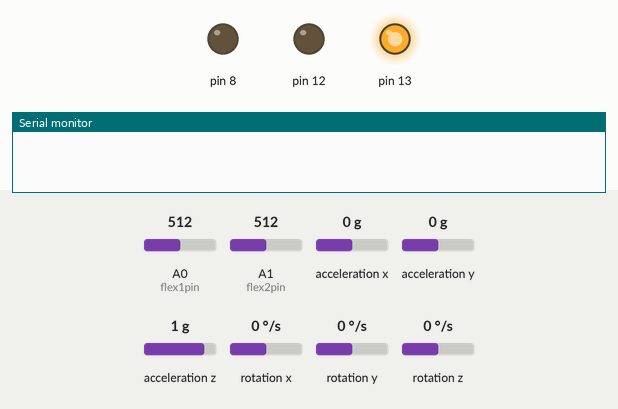
The sketch below on a simulated Arduino Uno, built with avr-gcc and run on an emulated ATmega328P. On the bench: output pins drawn as LEDs (lit = HIGH), the last lines printed to the serial monitor. Dashed ring = blinking. Inputs (shaded band) come from the test bench; at power-on: A0 (flex1pin) = 512, A1 (flex2pin) = 512, acceleration x 0 g, acceleration y 0 g, acceleration z 1 g, rotation x 0 °/s, rotation y 0 °/s, rotation z 0 °/s.

Above: at 0.1 s.
At 4.6 s:
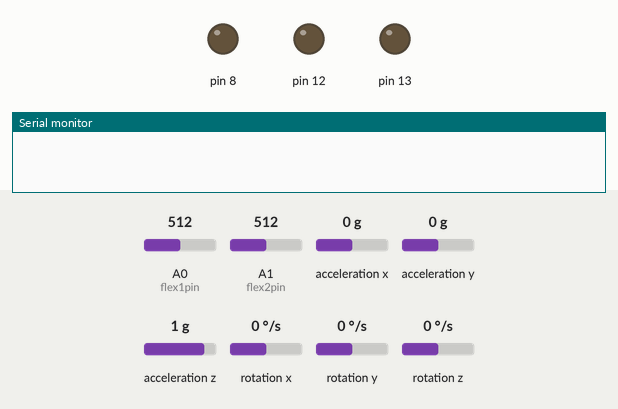
At 8.92 s:
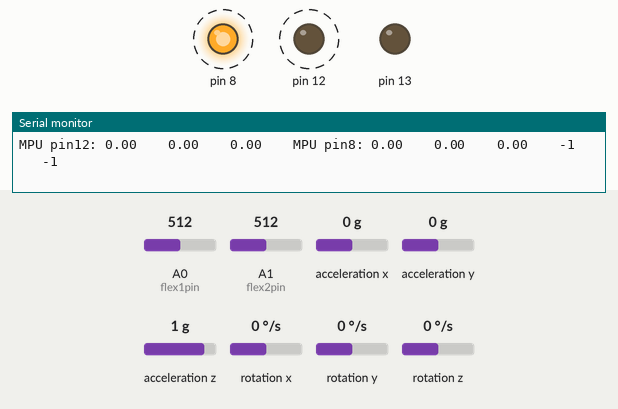
9.3 s: A0 (flex1pin) set to 493
12.3 s: A1 (flex2pin) set to 504
15.3 s: acceleration x set to -1.4 g
18.3 s: acceleration y set to -1.4 g
21.3 s: acceleration z set to -1.4 g
Timing chart, 0 to 25.3 s (numbered marks = the images above; inputs shaded):
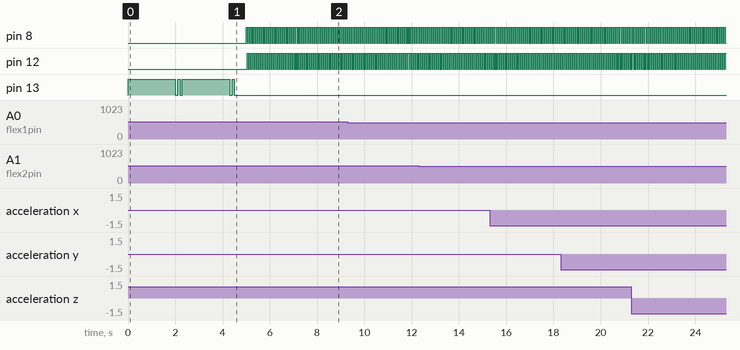

Measured:
- by itself, pin 8, pin 12: alternates HIGH for 0.04 s and LOW for 0.04 s

The sketch:

slave-code.ino
```cpp
#define COMPL_K 0.07
#include "Wire.h"
// получаем углы при помощи DMP
#include "I2Cdev.h"
#include "MPU6050_6Axis_MotionApps_V6_12.h"
#include "Wire.h"

#include <SoftwareSerial.h>
SoftwareSerial btSerial(2, 3);

unsigned long lastSendTime;
int sendDelay = 500;

MPU6050 mpu;

float angleX = 0;
float angleY = 0;
float angleZ = 0;

float angleX1 = 0;
float angleY1 = 0;
float angleZ1 = 0;

float angleX2 = 0;
float angleY2 = 0;
float angleZ2 = 0;
boolean b = false;

int flex1pin = A0;
int flex2pin = A1;

int flex1min, flex1max, flex2min, flex2max;
int flex1value, flex2value;

void setup() {
  pinMode(13, OUTPUT);
  pinMode(flex1pin, INPUT);
  pinMode(flex2pin, INPUT);

  digitalWrite(13, HIGH);
  delay(2000);
  flex1max = analogRead(flex1pin);
  flex2max = analogRead(flex2pin);
  digitalWrite(13, LOW);
  delay(100);
  digitalWrite(13, HIGH);
  delay(100);
  digitalWrite(13, LOW);
  delay(100);
  digitalWrite(13, HIGH);
  delay(2000);
  flex1min = analogRead(flex1pin);
  flex2min = analogRead(flex2pin);
  digitalWrite(13, LOW);
  delay(100);
  digitalWrite(13, HIGH);
  delay(100);
  digitalWrite(13, LOW);

  Wire.begin();
  Wire.setClock(400000ul);
  Serial.begin(38400);
  mpu.initialize();
  initDMP();
  pinMode(12, OUTPUT);
  pinMode(8, OUTPUT);

  btSerial.begin(38400);
}

void loop()
{
  if (b == true)
  {
    // смена адреса модуля
    digitalWrite(12, HIGH);
    digitalWrite(8, LOW);

    getAngles();
    Serial.print("MPU pin12: ");
    Serial.print(angleX); Serial.print("\t\t");
    Serial.print(angleY); Serial.print("\t\t");
    Serial.print(angleZ); Serial.print("\t\t");

    // копируем полученные из getAngles() углы в глобальные переменные для последующей отправки
    angleX1 = angleX;
    angleY1 = angleY;
    angleZ1 = angleZ;
    delay(20);
    b = false;
  }
  else
  {
    // смена адреса модуля
    digitalWrite(12, LOW);
    digitalWrite(8, HIGH);

    getAngles();
    Serial.print("MPU pin8: ");
    Serial.print(angleX); Serial.print("\t\t");
    Serial.print(angleY); Serial.print("\t\t");
    Serial.print(angleZ); Serial.print("\t\t");

    // копируем полученные из getAngles() углы в глобальные переменные для последующей отправки
    angleX2 = angleX;
    angleY2 = angleY;
    angleZ2 = angleZ;
    delay(20);
    b = true;

    flex1value = analogRead(flex1pin);
    flex1value = map(flex1value, flex1min, flex1max, 0, 180);
    flex2value = analogRead(flex2pin);
    flex2value = map(flex2value, flex2min, flex2max, 0, 180);


    Serial.print(flex1value); Serial.print("\t\t");
    Serial.println(flex2value);
  }
  delay(10);

  if (millis() > lastSendTime + sendDelay) // отправка через блютуз идет по собственному "таймеру", каждые sendDelay миллисекунд
  {
    lastSendTime = millis();

    // send
    Serial.println("Send");
    btSerial.print("<");
    btSerial.print(int(angleX1));
    btSerial.print(",");
    btSerial.print(int(angleZ1));
    btSerial.print(",");
    btSerial.print(int(angleY2));
    btSerial.print(",");
    btSerial.print(int(angleZ2));
    btSerial.print(",");
    btSerial.print(int(flex1value));
    btSerial.print(",");
    btSerial.print(int(flex2value));
    btSerial.print(">");
  }
}

// НУЖНЫЕ ПЕРЕМЕННЫЕ
const float toDeg = 180.0 / M_PI;
uint8_t mpuIntStatus;   // holds actual interrupt status byte from MPU
uint8_t devStatus;      // return status after each device operation (0 = success, !0 = error)
uint16_t packetSize;    // expected DMP packet size (default is 42 bytes)
uint16_t fifoCount;     // count of all bytes currently in FIFO
uint8_t fifoBuffer[64]; // FIFO storage buffer
Quaternion q;           // [w, x, y, z]         quaternion container
VectorFloat gravity;    // [x, y, z]            gravity vector
float ypr[3];           // [yaw, pitch, roll]   yaw/pitch/roll container and gravity vector

// инициализация
void initDMP() {
  devStatus = mpu.dmpInitialize();
  mpu.setDMPEnabled(true);
  mpuIntStatus = mpu.getIntStatus();
  packetSize = mpu.dmpGetFIFOPacketSize();
}

// получение углов в angleX, angleY, angleZ
void getAngles() {
  if (mpu.dmpGetCurrentFIFOPacket(fifoBuffer)) {
    mpu.dmpGetQuaternion(&q, fifoBuffer);
    mpu.dmpGetGravity(&gravity, &q);
    mpu.dmpGetYawPitchRoll(ypr, &q, &gravity);
    angleX = ypr[2] * toDeg;
    angleY = ypr[1] * toDeg;
    angleZ = ypr[0] * toDeg;
  }

}
```
